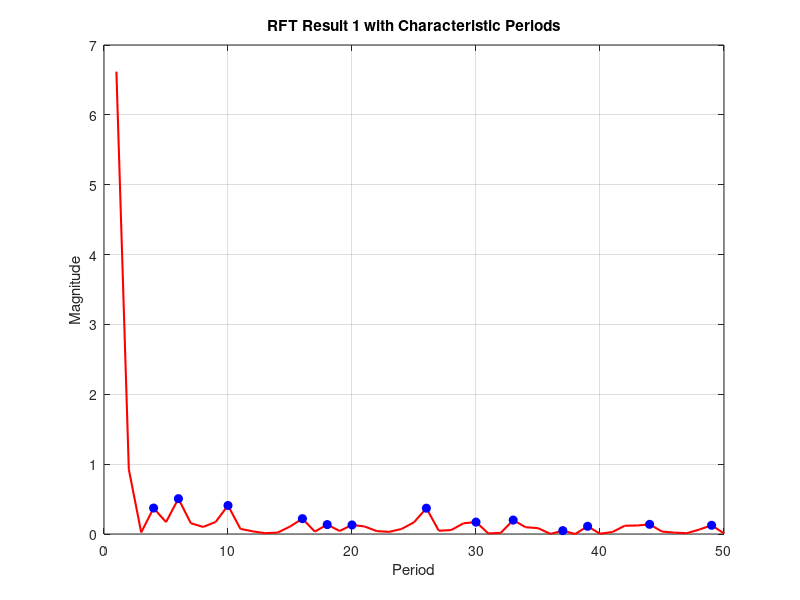

MATLAB code for this plot: (Note: this script raises an error after producing the figure.)
clc;
close all;
clear all;

% Define the EIIP values for each amino acid
EIIP_VALUES = containers.Map( ...
    {'A', 'R', 'N', 'D', 'C', 'Q', 'E', 'G', 'H', 'I', 'L', 'K', 'M', 'F', 'P', 'S', 'T', 'W', 'Y', 'V'}, ...
    [0.0373, 0.0959, 0.0036, 0.1263, 0.0829, 0.0761, 0.0058, 0.0050, 0.0242, 0.0000, ...
     0.0000, 0.0823, 0.0829, 0.0946, 0.0198, 0.0829, 0.0941, 0.0548, 0.0516, 0.0057]);

% Input two protein sequences
sequence1 = 'MVLSGEDKSNIKAAWGKIGGHGAEYGAEALERMFASFPTTKTYFPHFDVSHGSAQVKGHGKKVADALASAAGHLDDLPGALSALSDLHAHKLRVDPVNFKLLSHCLLVTLASHHPADFTPAVHASLDKFLASVSTVLTSKYR';
sequence2 = 'MVLSADDKTNIKNCWGKIGGHGGEYGEEALQRMFAAFPTTKTYFSHIDVSPGSAQVKAHGKKVADALAKAADHVEDLPGALSTLSDLHAHKLRVDPVNFKFLSHCLLVTLACHHPGDFTPAMHASLDKFLASVSTVLTSKYR';

% Convert both sequences to EIIP values
eiip_sequence1 = zeros(1, length(sequence1));  % Preallocate array for sequence1
eiip_sequence2 = zeros(1, length(sequence2));  % Preallocate array for sequence2

% Loop over the first sequence
for i = 1:length(sequence1)
    aa = sequence1(i);  % Get the amino acid at position i in sequence1
    eiip_sequence1(i) = EIIP_VALUES(aa);  % Get the corresponding EIIP value
end

% Loop over the second sequence
for i = 1:length(sequence2)
    aa = sequence2(i);  % Get the amino acid at position i in sequence2
    eiip_sequence2(i) = EIIP_VALUES(aa);  % Get the corresponding EIIP value
end

% Set maximum period for RFT computation
max_period = 50;

% Ramanujan sum
function cq = ramanujan_sum(q, n)
    cq = 0;
    for k = 1:q
        if gcd(k, q) == 1
            cq = cq + exp(i * 2 * pi * k * n / q);
        end
    end
end

% Ramanujan Fourier Transform coefficient
function rft_result = rft(signal, max_period)
    rft_result = zeros(1, max_period);
    for q = 1:max_period
        phi_q = numel(find(gcd(1:q, q) == 1)); % Compute phi(q)
        xq = 0;
        for n = 1:length(signal)
            xq = xq + signal(n) * ramanujan_sum(q, n);  % Accumulate sum
        end
        xq = (1 / phi_q) * xq;
        rft_result(q) = abs(xq);
    end
end

% Compute RFT results for both sequences
rft_result1 = rft(eiip_sequence1, 50);
rft_result2 = rft(eiip_sequence2, 50);

% Plot the RFT result for the first sequence
figure;
plot(1:50, rft_result1, 'r', 'LineWidth', 1.5);
hold on;

% Find the characteristic periods by detecting peaks
[~, locs1] = findpeaks(rft_result1); % Get the indices of the peaks

% Highlight the peaks on the plot
plot(locs1, rft_result1(locs1), 'bo', 'MarkerFaceColor', 'b'); % Plot peaks as blue dots

% Add titles, labels, and grid
title('RFT Result 1 with Characteristic Periods');
xlabel('Period');
ylabel('Magnitude');
grid on;

% Optional: Add vertical lines at the characteristic periods
for i = 1:length(locs1)
    xline(locs1(i), '--k'); % Dashed black lines at peak locations
end

% Set yticks
yticks(1:3);

hold off;

% Plot the RFT result for the second sequence
figure;
plot(1:50, rft_result2, 'g', 'LineWidth', 1.5);
hold on;

% Find the characteristic periods by detecting peaks
[~, locs2] = findpeaks(rft_result2); % Get the indices of the peaks

% Highlight the peaks on the plot
plot(locs2, rft_result2(locs2), 'bo', 'MarkerFaceColor', 'b'); % Plot peaks as blue dots

% Add titles, labels, and grid
title('RFT Result 2 with Characteristic Periods');
xlabel('Period');
ylabel('Magnitude');
grid on;

% Optional: Add vertical lines at the characteristic periods
for i = 1:length(locs2)
    xline(locs2(i), '--k'); % Dashed black lines at peak locations
end

% Set yticks
yticks(1:3);

hold off;

